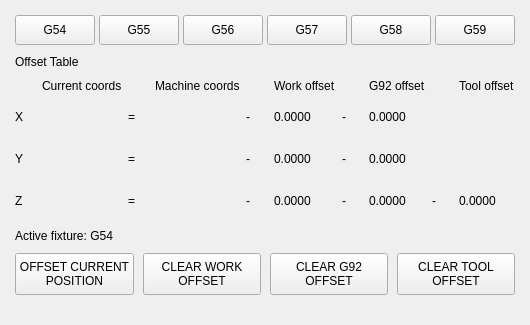
                <widget class="QWidget" name="page_offsets">
                  <layout class="QVBoxLayout" name="lay_page_off">
                    <property name="spacing">
                      <number>10</number>
                    </property>
                    <property name="leftMargin">
                      <number>15</number>
                    </property>
                    <property name="topMargin">
                      <number>15</number>
                    </property>
                    <property name="rightMargin">
                      <number>15</number>
                    </property>
                    <property name="bottomMargin">
                      <number>15</number>
                    </property>
                    <item>
                      <layout class="QHBoxLayout" name="lay_off_tabs">
                        <property name="spacing">
                          <number>4</number>
                        </property>
                        <property name="leftMargin">
                          <number>0</number>
                        </property>
                        <property name="topMargin">
                          <number>0</number>
                        </property>
                        <property name="rightMargin">
                          <number>0</number>
                        </property>
                        <property name="bottomMargin">
                          <number>0</number>
                        </property>
                        <item>
                          <widget class="QPushButton" name="btn_off_g54">
                            <property name="minimumSize">
                              <size>
                                <width>0</width>
                                <height>30</height>
                              </size>
                            </property>
                            <property name="maximumSize">
                              <size>
                                <width>16777215</width>
                                <height>30</height>
                              </size>
                            </property>
                            <property name="text">
                              <string>G54</string>
                            </property>
                            <property name="checkable">
                              <bool>true</bool>
                            </property>
                          </widget>
                        </item>
                        <item>
                          <widget class="QPushButton" name="btn_off_g55">
                            <property name="minimumSize">
                              <size>
                                <width>0</width>
                                <height>30</height>
                              </size>
                            </property>
                            <property name="maximumSize">
                              <size>
                                <width>16777215</width>
                                <height>30</height>
                              </size>
                            </property>
                            <property name="text">
                              <string>G55</string>
                            </property>
                            <property name="checkable">
                              <bool>true</bool>
                            </property>
                          </widget>
                        </item>
                        <item>
                          <widget class="QPushButton" name="btn_off_g56">
                            <property name="minimumSize">
                              <size>
                                <width>0</width>
                                <height>30</height>
                              </size>
                            </property>
                            <property name="maximumSize">
                              <size>
                                <width>16777215</width>
                                <height>30</height>
                              </size>
                            </property>
                            <property name="text">
                              <string>G56</string>
                            </property>
                            <property name="checkable">
                              <bool>true</bool>
                            </property>
                          </widget>
                        </item>
                        <item>
                          <widget class="QPushButton" name="btn_off_g57">
                            <property name="minimumSize">
                              <size>
                                <width>0</width>
                                <height>30</height>
                              </size>
                            </property>
                            <property name="maximumSize">
                              <size>
                                <width>16777215</width>
                                <height>30</height>
                              </size>
                            </property>
                            <property name="text">
                              <string>G57</string>
                            </property>
                            <property name="checkable">
                              <bool>true</bool>
                            </property>
                          </widget>
                        </item>
                        <item>
                          <widget class="QPushButton" name="btn_off_g58">
                            <property name="minimumSize">
                              <size>
                                <width>0</width>
                                <height>30</height>
                              </size>
                            </property>
                            <property name="maximumSize">
                              <size>
                                <width>16777215</width>
                                <height>30</height>
                              </size>
                            </property>
                            <property name="text">
                              <string>G58</string>
                            </property>
                            <property name="checkable">
                              <bool>true</bool>
                            </property>
                          </widget>
                        </item>
                        <item>
                          <widget class="QPushButton" name="btn_off_g59">
                            <property name="minimumSize">
                              <size>
                                <width>0</width>
                                <height>30</height>
                              </size>
                            </property>
                            <property name="maximumSize">
                              <size>
                                <width>16777215</width>
                                <height>30</height>
                              </size>
                            </property>
                            <property name="text">
                              <string>G59</string>
                            </property>
                            <property name="checkable">
                              <bool>true</bool>
                            </property>
                          </widget>
                        </item>
                      </layout>
                    </item>
                    <item>
                      <widget class="QLabel" name="lbl_off_title">
                        <property name="text">
                          <string>Offset Table</string>
                        </property>
                      </widget>
                    </item>
                    <item>
                      <layout class="QGridLayout" name="grid_offsets">
                        <property name="spacing">
                          <number>6</number>
                        </property>
                        <property name="leftMargin">
                          <number>0</number>
                        </property>
                        <property name="topMargin">
                          <number>0</number>
                        </property>
                        <property name="rightMargin">
                          <number>0</number>
                        </property>
                        <property name="bottomMargin">
                          <number>0</number>
                        </property>
                        <item row="0" column="1">
                          <widget class="QLabel" name="hdr_cur">
                            <property name="text">
                              <string>Current coords</string>
                            </property>
                          </widget>
                        </item>
                        <item row="0" column="3">
                          <widget class="QLabel" name="hdr_mach">
                            <property name="text">
                              <string>Machine coords</string>
                            </property>
                          </widget>
                        </item>
                        <item row="0" column="5">
                          <widget class="QLabel" name="hdr_work">
                            <property name="text">
                              <string>Work offset</string>
                            </property>
                          </widget>
                        </item>
                        <item row="0" column="7">
                          <widget class="QLabel" name="hdr_g92">
                            <property name="text">
                              <string>G92 offset</string>
                            </property>
                          </widget>
                        </item>
                        <item row="0" column="9">
                          <widget class="QLabel" name="hdr_tool">
                            <property name="text">
                              <string>Tool offset</string>
                            </property>
                          </widget>
                        </item>
                        <item row="1" column="0">
                          <widget class="QLabel" name="off_axis_x">
                            <property name="text">
                              <string>X</string>
                            </property>
                          </widget>
                        </item>
                        <item row="1" column="1">
                          <widget class="DROLabel" name="off_cur_x">
                            <property name="minimumSize">
                              <size>
                                <width>0</width>
                                <height>36</height>
                              </size>
                            </property>
                            <property name="maximumSize">
                              <size>
                                <width>16777215</width>
                                <height>36</height>
                              </size>
                            </property>
                            <property name="Qjoint_number" stdset="0">
                              <number>0</number>
                            </property>
                            <property name="Qreference_type" stdset="0">
                              <number>1</number>
                            </property>
                            <property name="metric_template" stdset="0">
                              <string>%10.4f mm</string>
                            </property>
                            <property name="imperial_template" stdset="0">
                              <string>%9.4f IN</string>
                            </property>
                          </widget>
                        </item>
                        <item row="1" column="2">
                          <widget class="QLabel" name="off_eq_x">
                            <property name="text">
                              <string>=</string>
                            </property>
                          </widget>
                        </item>
                        <item row="1" column="3">
                          <widget class="DROLabel" name="off_mach_x">
                            <property name="minimumSize">
                              <size>
                                <width>0</width>
                                <height>36</height>
                              </size>
                            </property>
                            <property name="maximumSize">
                              <size>
                                <width>16777215</width>
                                <height>36</height>
                              </size>
                            </property>
                            <property name="Qjoint_number" stdset="0">
                              <number>0</number>
                            </property>
                            <property name="Qreference_type" stdset="0">
                              <number>0</number>
                            </property>
                            <property name="metric_template" stdset="0">
                              <string>%10.4f mm</string>
                            </property>
                            <property name="imperial_template" stdset="0">
                              <string>%9.4f IN</string>
                            </property>
                          </widget>
                        </item>
                        <item row="1" column="4">
                          <widget class="QLabel" name="off_m1_x">
                            <property name="text">
                              <string>-</string>
                            </property>
                          </widget>
                        </item>
                        <item row="1" column="5">
                          <widget class="QLabel" name="off_work_x">
                            <property name="minimumSize">
                              <size>
                                <width>0</width>
                                <height>36</height>
                              </size>
                            </property>
                            <property name="text">
                              <string>0.0000</string>
                            </property>
                          </widget>
                        </item>
                        <item row="1" column="6">
                          <widget class="QLabel" name="off_m2_x">
                            <property name="text">
                              <string>-</string>
                            </property>
                          </widget>
                        </item>
                        <item row="1" column="7">
                          <widget class="QLabel" name="off_g92_x">
                            <property name="minimumSize">
                              <size>
                                <width>0</width>
                                <height>36</height>
                              </size>
                            </property>
                            <property name="text">
                              <string>0.0000</string>
                            </property>
                          </widget>
                        </item>
                        <item row="2" column="0">
                          <widget class="QLabel" name="off_axis_y">
                            <property name="text">
                              <string>Y</string>
                            </property>
                          </widget>
                        </item>
                        <item row="2" column="1">
                          <widget class="DROLabel" name="off_cur_y">
                            <property name="minimumSize">
                              <size>
                                <width>0</width>
                                <height>36</height>
                              </size>
                            </property>
                            <property name="maximumSize">
                              <size>
                                <width>16777215</width>
                                <height>36</height>
                              </size>
                            </property>
                            <property name="Qjoint_number" stdset="0">
                              <number>1</number>
                            </property>
                            <property name="Qreference_type" stdset="0">
                              <number>1</number>
                            </property>
                            <property name="metric_template" stdset="0">
                              <string>%10.4f mm</string>
                            </property>
                            <property name="imperial_template" stdset="0">
                              <string>%9.4f IN</string>
                            </property>
                          </widget>
                        </item>
                        <item row="2" column="2">
                          <widget class="QLabel" name="off_eq_y">
                            <property name="text">
                              <string>=</string>
                            </property>
                          </widget>
                        </item>
                        <item row="2" column="3">
                          <widget class="DROLabel" name="off_mach_y">
                            <property name="minimumSize">
                              <size>
                                <width>0</width>
                                <height>36</height>
                              </size>
                            </property>
                            <property name="maximumSize">
                              <size>
                                <width>16777215</width>
                                <height>36</height>
                              </size>
                            </property>
                            <property name="Qjoint_number" stdset="0">
                              <number>1</number>
                            </property>
                            <property name="Qreference_type" stdset="0">
                              <number>0</number>
                            </property>
                            <property name="metric_template" stdset="0">
                              <string>%10.4f mm</string>
                            </property>
                            <property name="imperial_template" stdset="0">
                              <string>%9.4f IN</string>
                            </property>
                          </widget>
                        </item>
                        <item row="2" column="4">
                          <widget class="QLabel" name="off_m1_y">
                            <property name="text">
                              <string>-</string>
                            </property>
                          </widget>
                        </item>
                        <item row="2" column="5">
                          <widget class="QLabel" name="off_work_y">
                            <property name="minimumSize">
                              <size>
                                <width>0</width>
                                <height>36</height>
                              </size>
                            </property>
                            <property name="text">
                              <string>0.0000</string>
                            </property>
                          </widget>
                        </item>
                        <item row="2" column="6">
                          <widget class="QLabel" name="off_m2_y">
                            <property name="text">
                              <string>-</string>
                            </property>
                          </widget>
                        </item>
                        <item row="2" column="7">
                          <widget class="QLabel" name="off_g92_y">
                            <property name="minimumSize">
                              <size>
                                <width>0</width>
                                <height>36</height>
                              </size>
                            </property>
                            <property name="text">
                              <string>0.0000</string>
                            </property>
                          </widget>
                        </item>
                        <item row="3" column="0">
                          <widget class="QLabel" name="off_axis_z">
                            <property name="text">
                              <string>Z</string>
                            </property>
                          </widget>
                        </item>
                        <item row="3" column="1">
                          <widget class="DROLabel" name="off_cur_z">
                            <property name="minimumSize">
                              <size>
                                <width>0</width>
                                <height>36</height>
                              </size>
                            </property>
                            <property name="maximumSize">
                              <size>
                                <width>16777215</width>
                                <height>36</height>
                              </size>
                            </property>
                            <property name="Qjoint_number" stdset="0">
                              <number>2</number>
                            </property>
                            <property name="Qreference_type" stdset="0">
                              <number>1</number>
                            </property>
                            <property name="metric_template" stdset="0">
                              <string>%10.4f mm</string>
                            </property>
                            <property name="imperial_template" stdset="0">
                              <string>%9.4f IN</string>
                            </property>
                          </widget>
                        </item>
                        <item row="3" column="2">
                          <widget class="QLabel" name="off_eq_z">
                            <property name="text">
                              <string>=</string>
                            </property>
                          </widget>
                        </item>
                        <item row="3" column="3">
                          <widget class="DROLabel" name="off_mach_z">
                            <property name="minimumSize">
                              <size>
                                <width>0</width>
                                <height>36</height>
                              </size>
                            </property>
                            <property name="maximumSize">
                              <size>
                                <width>16777215</width>
                                <height>36</height>
                              </size>
                            </property>
                            <property name="Qjoint_number" stdset="0">
                              <number>2</number>
                            </property>
                            <property name="Qreference_type" stdset="0">
                              <number>0</number>
                            </property>
                            <property name="metric_template" stdset="0">
                              <string>%10.4f mm</string>
                            </property>
                            <property name="imperial_template" stdset="0">
                              <string>%9.4f IN</string>
                            </property>
                          </widget>
                        </item>
                        <item row="3" column="4">
                          <widget class="QLabel" name="off_m1_z">
                            <property name="text">
                              <string>-</string>
                            </property>
                          </widget>
                        </item>
                        <item row="3" column="5">
                          <widget class="QLabel" name="off_work_z">
                            <property name="minimumSize">
                              <size>
                                <width>0</width>
                                <height>36</height>
                              </size>
                            </property>
                            <property name="text">
                              <string>0.0000</string>
                            </property>
                          </widget>
                        </item>
                        <item row="3" column="6">
                          <widget class="QLabel" name="off_m2_z">
                            <property name="text">
                              <string>-</string>
                            </property>
                          </widget>
                        </item>
                        <item row="3" column="7">
                          <widget class="QLabel" name="off_g92_z">
                            <property name="minimumSize">
                              <size>
                                <width>0</width>
                                <height>36</height>
                              </size>
                            </property>
                            <property name="text">
                              <string>0.0000</string>
                            </property>
                          </widget>
                        </item>
                        <item row="3" column="8">
                          <widget class="QLabel" name="off_m3_z">
                            <property name="text">
                              <string>-</string>
                            </property>
                          </widget>
                        </item>
                        <item row="3" column="9">
                          <widget class="QLabel" name="off_tool_z">
                            <property name="minimumSize">
                              <size>
                                <width>0</width>
                                <height>36</height>
                              </size>
                            </property>
                            <property name="text">
                              <string>0.0000</string>
                            </property>
                          </widget>
                        </item>
                      </layout>
                    </item>
                    <item>
                      <widget class="QLabel" name="lbl_active_fixture">
                        <property name="text">
                          <string>Active fixture: G54</string>
                        </property>
                      </widget>
                    </item>
                    <item>
                      <layout class="QHBoxLayout" name="lay_off_btns">
                        <property name="spacing">
                          <number>9</number>
                        </property>
                        <property name="leftMargin">
                          <number>0</number>
                        </property>
                        <property name="topMargin">
                          <number>0</number>
                        </property>
                        <property name="rightMargin">
                          <number>0</number>
                        </property>
                        <property name="bottomMargin">
                          <number>0</number>
                        </property>
                        <item>
                          <widget class="QPushButton" name="btn_off_set_current">
                            <property name="minimumSize">
                              <size>
                                <width>0</width>
                                <height>42</height>
                              </size>
                            </property>
                            <property name="maximumSize">
                              <size>
                                <width>16777215</width>
                                <height>42</height>
                              </size>
                            </property>
                            <property name="text">
                              <string>OFFSET CURRENT
POSITION</string>
                            </property>
                          </widget>
                        </item>
                        <item>
                          <widget class="QPushButton" name="btn_off_clear_work">
                            <property name="minimumSize">
                              <size>
                                <width>0</width>
                                <height>42</height>
                              </size>
                            </property>
                            <property name="maximumSize">
                              <size>
                                <width>16777215</width>
                                <height>42</height>
                              </size>
                            </property>
                            <property name="text">
                              <string>CLEAR WORK
OFFSET</string>
                            </property>
                          </widget>
                        </item>
                        <item>
                          <widget class="QPushButton" name="btn_off_clear_g92">
                            <property name="minimumSize">
                              <size>
                                <width>0</width>
                                <height>42</height>
                              </size>
                            </property>
                            <property name="maximumSize">
                              <size>
                                <width>16777215</width>
                                <height>42</height>
                              </size>
                            </property>
                            <property name="text">
                              <string>CLEAR G92
OFFSET</string>
                            </property>
                          </widget>
                        </item>
                        <item>
                          <widget class="QPushButton" name="btn_off_clear_tool">
                            <property name="minimumSize">
                              <size>
                                <width>0</width>
                                <height>42</height>
                              </size>
                            </property>
                            <property name="maximumSize">
                              <size>
                                <width>16777215</width>
                                <height>42</height>
                              </size>
                            </property>
                            <property name="text">
                              <string>CLEAR TOOL
OFFSET</string>
                            </property>
                          </widget>
                        </item>
                      </layout>
                    </item>
                    <item>
                      <spacer name="sp_lay_page_off_11">
                        <property name="orientation">
                          <enum>Qt::Vertical</enum>
                        </property>
                        <property name="sizeType">
                          <enum>QSizePolicy::Expanding</enum>
                        </property>
                        <property name="sizeHint" stdset="0">
                          <size>
                            <width>15</width>
                            <height>15</height>
                          </size>
                        </property>
                      </spacer>
                    </item>
                  </layout>
                </widget>
